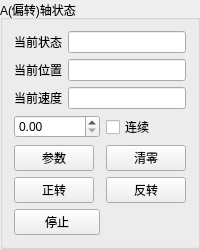
       <widget class="QGroupBox" name="groupBox_7">
        <property name="title">
         <string>A(偏转)轴状态</string>
        </property>
        <layout class="QGridLayout" name="gridLayout_6">
         <item row="0" column="0">
          <widget class="QLabel" name="label_27">
           <property name="sizePolicy">
            <sizepolicy hsizetype="Fixed" vsizetype="Fixed">
             <horstretch>0</horstretch>
             <verstretch>0</verstretch>
            </sizepolicy>
           </property>
           <property name="text">
            <string>当前状态</string>
           </property>
          </widget>
         </item>
         <item row="0" column="1" colspan="2">
          <widget class="QLineEdit" name="AStateLineEdit"/>
         </item>
         <item row="1" column="0">
          <widget class="QLabel" name="label_26">
           <property name="sizePolicy">
            <sizepolicy hsizetype="Fixed" vsizetype="Fixed">
             <horstretch>0</horstretch>
             <verstretch>0</verstretch>
            </sizepolicy>
           </property>
           <property name="text">
            <string>当前位置</string>
           </property>
          </widget>
         </item>
         <item row="1" column="1" colspan="2">
          <widget class="QLineEdit" name="ALocateLineEdit"/>
         </item>
         <item row="2" column="0">
          <widget class="QLabel" name="label_28">
           <property name="sizePolicy">
            <sizepolicy hsizetype="Fixed" vsizetype="Fixed">
             <horstretch>0</horstretch>
             <verstretch>0</verstretch>
            </sizepolicy>
           </property>
           <property name="text">
            <string>当前速度</string>
           </property>
          </widget>
         </item>
         <item row="2" column="1" colspan="2">
          <widget class="QLineEdit" name="ASpeedLineEdit"/>
         </item>
         <item row="3" column="0" colspan="2">
          <widget class="QDoubleSpinBox" name="doubleSpinBox_9">
           <property name="sizePolicy">
            <sizepolicy hsizetype="Expanding" vsizetype="Fixed">
             <horstretch>0</horstretch>
             <verstretch>0</verstretch>
            </sizepolicy>
           </property>
          </widget>
         </item>
         <item row="3" column="2">
          <widget class="QCheckBox" name="checkBox_9">
           <property name="sizePolicy">
            <sizepolicy hsizetype="Fixed" vsizetype="Fixed">
             <horstretch>0</horstretch>
             <verstretch>0</verstretch>
            </sizepolicy>
           </property>
           <property name="text">
            <string>连续</string>
           </property>
          </widget>
         </item>
         <item row="4" column="0" colspan="2">
          <widget class="QPushButton" name="AParaBtn">
           <property name="sizePolicy">
            <sizepolicy hsizetype="Fixed" vsizetype="Fixed">
             <horstretch>0</horstretch>
             <verstretch>0</verstretch>
            </sizepolicy>
           </property>
           <property name="text">
            <string>参数</string>
           </property>
          </widget>
         </item>
         <item row="4" column="2">
          <widget class="QPushButton" name="AClearBtn">
           <property name="text">
            <string>清零</string>
           </property>
          </widget>
         </item>
         <item row="5" column="0" colspan="2">
          <widget class="QPushButton" name="ANormalBtn">
           <property name="sizePolicy">
            <sizepolicy hsizetype="Fixed" vsizetype="Fixed">
             <horstretch>0</horstretch>
             <verstretch>0</verstretch>
            </sizepolicy>
           </property>
           <property name="text">
            <string>正转</string>
           </property>
          </widget>
         </item>
         <item row="5" column="2">
          <widget class="QPushButton" name="AReverseBtn">
           <property name="text">
            <string>反转</string>
           </property>
          </widget>
         </item>
         <item row="6" column="0" colspan="2">
          <widget class="QPushButton" name="AStopBtn">
           <property name="text">
            <string>停止</string>
           </property>
          </widget>
         </item>
        </layout>
       </widget>
